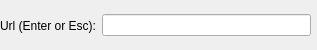
<?xml version="1.0" encoding="UTF-8"?>
<ui version="4.0">
 <class>Dialog</class>
 <widget class="QDialog" name="Dialog">
  <property name="geometry">
   <rect>
    <x>0</x>
    <y>0</y>
    <width>317</width>
    <height>50</height>
   </rect>
  </property>
  <property name="windowTitle">
   <string>Dialog</string>
  </property>
  <widget class="QWidget" name="horizontalLayoutWidget">
   <property name="geometry">
    <rect>
     <x>0</x>
     <y>10</y>
     <width>311</width>
     <height>31</height>
    </rect>
   </property>
   <layout class="QHBoxLayout" name="horizontalLayout">
    <item>
     <widget class="QLabel" name="label">
      <property name="text">
       <string>Url (Enter or Esc):</string>
      </property>
     </widget>
    </item>
    <item>
     <widget class="QLineEdit" name="urlLineEdit"/>
    </item>
   </layout>
  </widget>
 </widget>
 <resources/>
 <connections/>
</ui>
